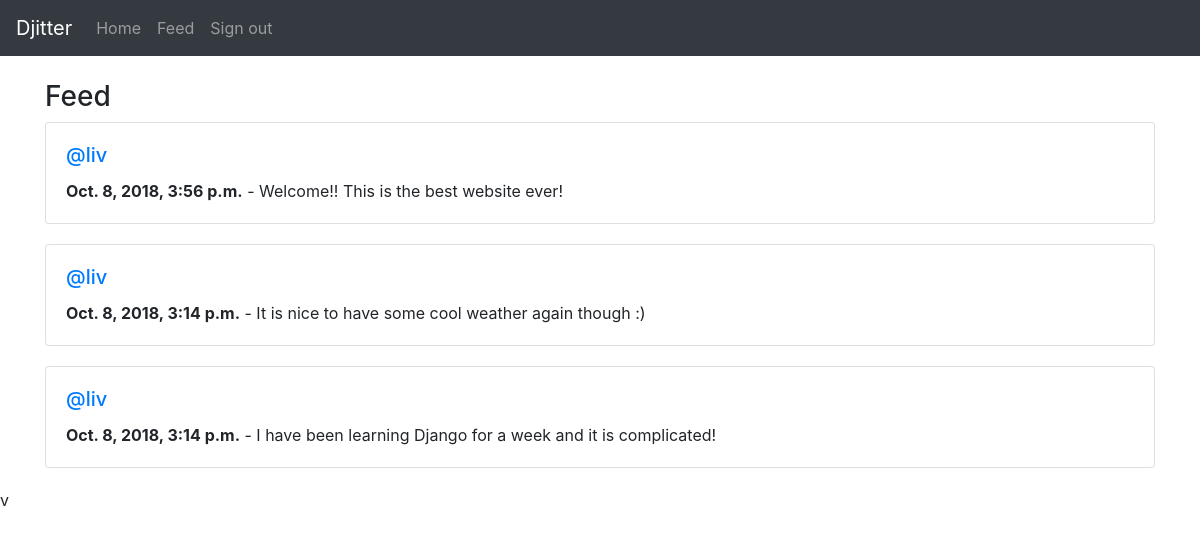
/feed/ (signed in), run on the app's committed database.
### djeet/models.py (models this page shows, shortened)
class Djeet(models.Model):
    user = models.ForeignKey(User, related_name='djeets', on_delete=models.DO_NOTHING)
    body = models.CharField(max_length=255)
    created_at = models.DateTimeField(auto_now_add=True)
    class Meta:
        ordering = ('-created_at',)

### djeet/views.py (the view)
# urls.py: path('feed/', feed, name='feed'),
@login_required
def feed(request):
    userids = []
    for id in request.user.djeeterprofile.follows.all():
        userids.append(id.id)
    userids.append(request.user.id)
    djeets = Djeet.objects.filter(user_id__in=userids)[:25]
    return render(request, 'feed.html', {'djeets': djeets})

### djeet/templates/feed.html
{% extends 'templates/base.html' %}
{% block main %}
<div class="row">
  <div class="col-12">
    <h3>Feed</h3>
    {% for djeet in djeets %}
      <div class="card" style="margin-bottom: 20px;">
        <div class="card-body">
          <h5 class="card-title"><a href="/{{ djeet.user.username }}/">@{{ djeet.user.username }}</a></h5>
          <p class="card-text"><b>{{ djeet.created_at }}</b> - {{ djeet.body }}</p>
        </div>
      </div>
    {% endfor %}
  </div>
</div>
{% endblock main %}

### data on the page
Djeet: user.username "liv", created_at "Oct. 8, 2018, 3:56 p.m.", body "Welcome!! This is the best website ever!"
Djeet: user.username "liv", created_at "Oct. 8, 2018, 3:14 p.m.", body "It is nice to have some cool weather again though :)"
Djeet: user.username "liv", created_at "Oct. 8, 2018, 3:14 p.m.", body "I have been learning Django for a week and it is complicated!"
